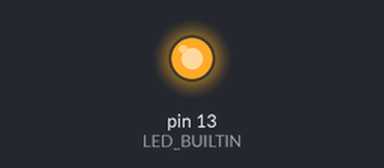
The sketch below on a simulated Arduino Uno, built with avr-gcc and run on an emulated ATmega328P. Parts: output pins drawn as LEDs (lit = HIGH).

Above: at 0.5 s.
At 1.5 s:
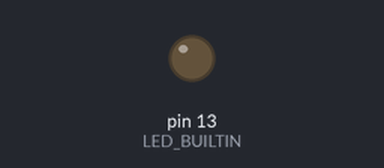
Timing chart, 0 to 5.2 s (numbered marks = the images above):
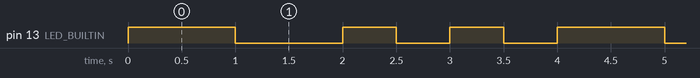

Measured:
- by itself, pin 13 (LED_BUILTIN): repeats every 4.0 s: LOW 1.0 s, 2 × (HIGH 0.50 s, LOW 0.50 s), HIGH 1.0 s
- by itself, everything shown: repeats every 4.0 s, in 6 steps

The sketch:

Blink_Test.ino
```cpp
void setup()
{
  pinMode(LED_BUILTIN, OUTPUT);
}

void loop()
{
  digitalWrite(LED_BUILTIN, HIGH);
  delay(1000);
  digitalWrite(LED_BUILTIN, LOW);
  delay(1000);
  digitalWrite(LED_BUILTIN, HIGH);
  delay(500);
  digitalWrite(LED_BUILTIN, LOW);
  delay(500);
  digitalWrite(LED_BUILTIN, HIGH);
  delay(500);
  digitalWrite(LED_BUILTIN, LOW);
  delay(500);
}
```
